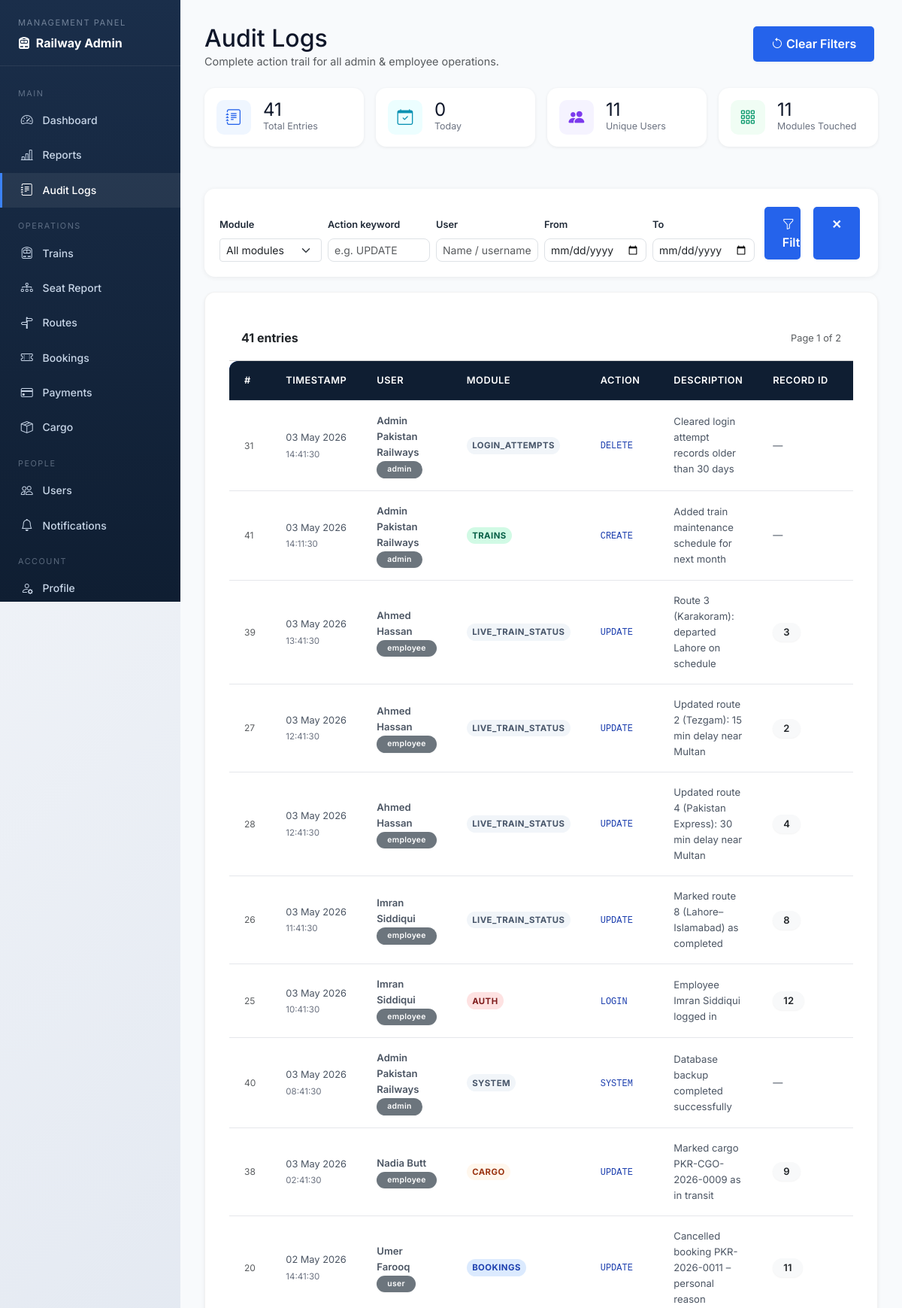
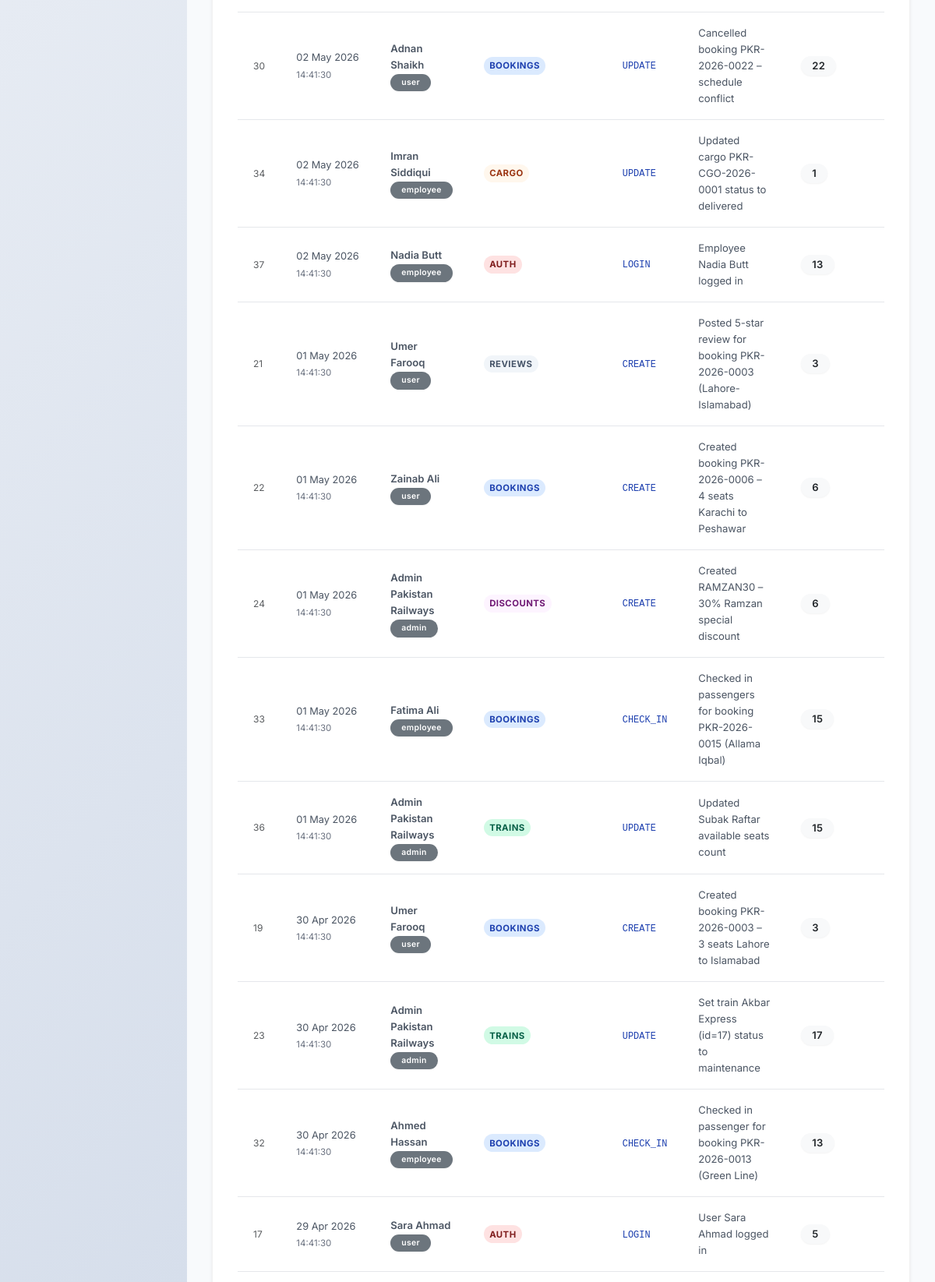
Page /audit-logs.php (signed in, upper part) on the committed database (2 pictures, top to bottom).
### tables this page shows
CREATE TABLE IF NOT EXISTS audit_logs (
    log_id       INT PRIMARY KEY AUTO_INCREMENT,
    user_id      INT,
    user_role    VARCHAR(20),
    action       VARCHAR(100) NOT NULL,
    module       VARCHAR(50)  NOT NULL,
    description  TEXT,
    old_value    TEXT,
    new_value    TEXT,
    record_id    INT,
    ip_address   VARCHAR(45),
    created_at   TIMESTAMP DEFAULT CURRENT_TIMESTAMP,
    INDEX idx_audit_user   (user_id, created_at),
    INDEX idx_audit_module (module, created_at),
    INDEX idx_audit_action (action, created_at)
);

CREATE TABLE IF NOT EXISTS users (
    user_id INT PRIMARY KEY AUTO_INCREMENT,
    username VARCHAR(50) UNIQUE NOT NULL,
    email VARCHAR(100) UNIQUE NOT NULL,
    password VARCHAR(255) NOT NULL,
    full_name VARCHAR(100) NOT NULL,
    phone VARCHAR(20),
    address TEXT,
    role ENUM('user', 'admin', 'employee') DEFAULT 'user',
    is_active BOOLEAN DEFAULT TRUE,
    created_at TIMESTAMP DEFAULT CURRENT_TIMESTAMP,
    updated_at TIMESTAMP DEFAULT CURRENT_TIMESTAMP ON UPDATE CURRENT_TIMESTAMP
);

### src/classes/Database.php (called while the page is built, shortened)
<?php
class Database {
    private $host = DB_HOST;
    private $db_name = DB_NAME;
    private $user = DB_USER;
    private $password = DB_PASS;
    private $port = DB_PORT;
    private $connection;
    public function connect() {
        $this->connection = new mysqli(
            $this->host,
            $this->user,
            $this->password,
            $this->db_name,
            $this->port
        );
        $this->connection->set_charset('utf8');
        return $this->connection;
    }
    private function ensureCancellationColumns(): void {
        $db = $this->connection->real_escape_string($this->db_name);
        $columns = [
            'cancellation_reason' => "ALTER TABLE bookings ADD COLUMN cancellation_reason VARCHAR(255) DEFAULT NULL",
            'cancellation_fee'    => "ALTER TABLE bookings ADD COLUMN cancellation_fee    DECIMAL(10,2) DEFAULT 0.00",
            'refund_amount'       => "ALTER TABLE bookings ADD COLUMN refund_amount       DECIMAL(10,2) DEFAULT 0.00",
            'cancelled_at'        => "ALTER TABLE bookings ADD COLUMN cancelled_at        DATETIME DEFAULT NULL",
        ];
        foreach ($columns as $col => $ddl) {
            $check = $this->connection->query(
                "SELECT 1 FROM information_schema.COLUMNS
                 WHERE TABLE_SCHEMA = '{$db}' AND TABLE_NAME = 'bookings' AND COLUMN_NAME = '{$col}'"
            );
            if ($check && $check->num_rows === 0) {
                $this->connection->query($ddl);
            }
        }
    }
    private function ensureNotificationColumns(): void {
        $db = $this->connection->real_escape_string($this->db_name);
        $columns = [
            'type'       => "ALTER TABLE notifications ADD COLUMN type       VARCHAR(30)  NOT NULL DEFAULT 'info'",
            'related_id' => "ALTER TABLE notifications ADD COLUMN related_id  INT          NOT NULL DEFAULT 0",
        ];
        foreach ($columns as $col => $ddl) {
            $check = $this->connection->query(
                "SELECT 1 FROM information_schema.COLUMNS
                 WHERE TABLE_SCHEMA = '{$db}' AND TABLE_NAME = 'notifications' AND COLUMN_NAME = '{$col}'"
            );
            if ($check && $check->num_rows === 0) {
                $this->connection->query($ddl);
            }
        }
    }
    public function select($query) {
        $result = $this->connection->query($query);
        $data = array();
        if ($result->num_rows > 0) {
            while ($row = $result->fetch_assoc()) {
                array_push($data, $row);
            }
            return $data;
        } else {
            return false;
        }
    }
    public function selectRow($query) {
        $result = $this->connection->query($query);
        if ($result && $result->num_rows > 0) {
            return $result->fetch_assoc();
        }
        return false;
    }
}
?>

### audit-logs.php (the view, shortened to what this page needs)
<?php
require_once 'config/database.php';
require_once 'src/classes/Database.php';
$db = new Database();
$db->connect();
$filter_module = trim($_GET['module'] ?? 'all');
$filter_action = trim($_GET['action'] ?? '');
$filter_user   = trim($_GET['user']   ?? '');
$date_from     = $_GET['date_from'] ?? '';
$date_to       = $_GET['date_to']   ?? '';
$page          = max(1, (int)($_GET['page'] ?? 1));
$per_page      = 30;
$offset        = ($page - 1) * $per_page;
$wheres = [];
$where_sql = $wheres ? 'WHERE ' . implode(' AND ', $wheres) : '';
$total_rows  = (int)($db->selectRow("SELECT COUNT(*) AS n FROM audit_logs al LEFT JOIN users u ON al.user_id = u.user_id {$where_sql}")['n'] ?? 0);
$total_pages = max(1, (int)ceil($total_rows / $per_page));
$logs = $db->select(
    "SELECT al.*, u.full_name, u.username
     FROM audit_logs al
     LEFT JOIN users u ON al.user_id = u.user_id
     {$where_sql}
     ORDER BY al.created_at DESC
     LIMIT {$per_page} OFFSET {$offset}"
) ?: [];
$kpi = $db->selectRow(
    "SELECT COUNT(*) AS total,
            SUM(DATE(created_at) = CURDATE()) AS today,
            COUNT(DISTINCT user_id) AS unique_users,
            COUNT(DISTINCT module)  AS modules_touched
     FROM audit_logs"
) ?? [];
require_once 'inc/header.php';
?>
<div class="adm-wrap">
<aside class="adm-sidebar">
    <div class="sb-brand">
        <span>Management Panel</span>
        <strong><i class="bi bi-train-front-fill me-1"></i> Railway Admin</strong>
    </div>
    <nav>
        <div class="sb-sep">Main</div>
        <a href="admin-dashboard.php"><i class="bi bi-speedometer2"></i> Dashboard</a>
        <a href="reports.php"><i class="bi bi-bar-chart-line"></i> Reports</a>
        <a href="audit-logs.php" class="active"><i class="bi bi-journal-text"></i> Audit Logs</a>
        <div class="sb-sep">Operations</div>
        <a href="manage-trains.php"><i class="bi bi-train-front"></i> Trains</a>
        <a href="train-seats-report.php"><i class="bi bi-diagram-3"></i> Seat Report</a>
        <a href="manage-routes.php"><i class="bi bi-signpost-split"></i> Routes</a>
        <a href="manage-bookings.php"><i class="bi bi-ticket-perforated"></i> Bookings</a>
        <a href="manage-payments.php"><i class="bi bi-credit-card"></i> Payments</a>
        <a href="cargo-shipments.php"><i class="bi bi-box-seam"></i> Cargo</a>
        <div class="sb-sep">People</div>
        <a href="manage-users.php"><i class="bi bi-people"></i> Users</a>
        <a href="notifications.php"><i class="bi bi-bell"></i> Notifications</a>
        <div class="sb-sep">Account</div>
        <a href="profile.php"><i class="bi bi-person-gear"></i> Profile</a>
    </nav>
</aside>
<main class="adm-main">
    <div class="d-flex justify-content-between align-items-start mb-4 flex-wrap gap-2">
        <div>
            <h2 class="fw-black mb-0" style="color:#0f172a;">Audit Logs</h2>
            <p class="text-muted mb-0" style="font-size:.9rem;">Complete action trail for all admin &amp; employee operations.</p>
        </div>
        <a href="audit-logs.php" class="btn btn-outline-secondary btn-sm"><i class="bi bi-arrow-counterclockwise me-1"></i>Clear Filters</a>
    </div>
    <div class="row g-3 mb-4">
        <?php
        $kpis = [
            ['Total Entries',    $kpi['total']           ?? 0, 'bi-journal-text',  '#2563eb', '#eff6ff'],
            ['Today',           $kpi['today']            ?? 0, 'bi-calendar-check','#0891b2', '#ecfeff'],
            ['Unique Users',    $kpi['unique_users']     ?? 0, 'bi-people-fill',   '#7c3aed', '#f5f3ff'],
            ['Modules Touched', $kpi['modules_touched']  ?? 0, 'bi-grid-3x3-gap', '#059669', '#f0fdf4'],
        ];
        foreach ($kpis as [$lbl, $val, $ico, $clr, $bg]):
        ?>
        <div class="col-lg-3 col-sm-6">
            <div class="card kpi-card p-3">
                <div class="d-flex align-items-center gap-3">
                    <div style="width:46px;height:46px;border-radius:10px;background:<?= $bg ?>;display:flex;align-items:center;justify-content:center;">
                        <i class="bi <?= $ico ?>" style="font-size:1.3rem;color:<?= $clr ?>;"></i>
                    </div>
                    <div>
                        <div class="fw-black" style="font-size:1.5rem;color:#0f172a;line-height:1;"><?= number_format($val) ?></div>
                        <div style="font-size:.78rem;color:#6b7280;"><?= $lbl ?></div>
                    </div>
                </div>
            </div>
        </div>
        <?php endforeach; ?>
    </div>
    <form method="GET" class="filter-bar">
        <div class="row g-2 align-items-end">
            <div class="col-md-2">
                <label class="form-label fw-semibold" style="font-size:.8rem;">Module</label>
                <select name="module" class="form-select form-select-sm">
                    <option value="all">All modules</option>
                </select>
            </div>
            <div class="col-md-2">
                <label class="form-label fw-semibold" style="font-size:.8rem;">Action keyword</label>
                <input type="text" name="action" class="form-control form-control-sm"
                       placeholder="e.g. UPDATE" value="<?= htmlspecialchars($filter_action) ?>">
            </div>
            <div class="col-md-2">
                <label class="form-label fw-semibold" style="font-size:.8rem;">User</label>
                <input type="text" name="user" class="form-control form-control-sm"
                       placeholder="Name / username" value="<?= htmlspecialchars($filter_user) ?>">
            </div>
            <div class="col-md-2">
                <label class="form-label fw-semibold" style="font-size:.8rem;">From</label>
                <input type="date" name="date_from" class="form-control form-control-sm" value="<?= htmlspecialchars($date_from) ?>">
            </div>
            <div class="col-md-2">
                <label class="form-label fw-semibold" style="font-size:.8rem;">To</label>
                <input type="date" name="date_to" class="form-control form-control-sm" value="<?= htmlspecialchars($date_to) ?>">
            </div>
            <div class="col-md-2 d-flex gap-2">
                <button type="submit" class="btn btn-primary btn-sm w-100"><i class="bi bi-funnel me-1"></i>Filter</button>
                <a href="audit-logs.php" class="btn btn-outline-secondary btn-sm">✕</a>
            </div>
        </div>
    </form>
    <div class="card shadow-sm" style="border-radius:14px;overflow:hidden;">
        <div class="card-header bg-white py-3 d-flex justify-content-between align-items-center">
            <span class="fw-bold"><?= number_format($total_rows) ?> entries <?= $filter_module !== 'all' || $filter_action || $filter_user ? '(filtered)' : '' ?></span>
            <span class="text-muted" style="font-size:.8rem;">Page <?= $page ?> of <?= $total_pages ?></span>
        </div>
        <div class="table-responsive">
            <table class="table table-hover mb-0 log-table">
                <thead>
                    <tr>
                        <th>#</th>
                        <th>Timestamp</th>
                        <th>User</th>
                        <th>Module</th>
                        <th>Action</th>
                        <th>Description</th>
                        <th>Record ID</th>
                        <th>Changes</th>
                    </tr>
                </thead>
                <tbody>
                <?php if (empty($logs)): ?>
                    <tr><td colspan="9" class="text-center py-5 text-muted">No audit entries found.</td></tr>
                <?php else: foreach ($logs as $log): ?>
                    <tr>
                        <td class="text-muted" style="font-size:.75rem;"><?= (int)$log['log_id'] ?></td>
                        <td style="white-space:nowrap;">
                            <span style="font-size:.8rem;"><?= date('d M Y', strtotime($log['created_at'])) ?></span><br>
                            <span style="font-size:.72rem;color:#6b7280;"><?= date('H:i:s', strtotime($log['created_at'])) ?></span>
                        </td>
                        <td>
                            <?php if ($log['full_name']): ?>
                                <span class="fw-semibold" style="font-size:.82rem;"><?= htmlspecialchars($log['full_name']) ?></span><br>
                                <span class="badge bg-secondary" style="font-size:.65rem;"><?= htmlspecialchars($log['user_role']) ?></span>
                            <?php else: ?>
                                <span class="text-muted">System / Guest</span>
                            <?php endif; ?>
                        </td>
                        <td>
                            <?php $mc = 'mod-' . strtolower($log['module']); ?>
                            <span class="mod-pill <?= in_array($mc, ['mod-bookings','mod-trains','mod-users','mod-routes','mod-payments','mod-cargo','mod-seats','mod-discounts','mod-auth']) ? $mc : 'mod-other' ?>">
                                <?= htmlspecialchars($log['module']) ?>
                            </span>
                        </td>
                        <td><code style="font-size:.75rem;color:#1e40af;"><?= htmlspecialchars($log['action']) ?></code></td>
                        <td style="max-width:280px;" title="<?= htmlspecialchars($log['description']) ?>">
                            <?= htmlspecialchars(mb_strimwidth($log['description'] ?? '', 0, 80, '…')) ?>
                        </td>
                        <td><?= $log['record_id'] ? '<span class="badge bg-light text-dark">' . (int)$log['record_id'] . '</span>' : '—' ?></td>
                        <td>
                        </td>
                    </tr>
                <?php endforeach; endif; ?>
                </tbody>
            </table>
        </div>
    </div>
</main>
</div>
<?php require_once 'inc/footer.php'; ?>

### rows in the picture
audit_logs: log_id "31", created_at "03 May 2026", created_at "14:41:30", user.full_name "Admin Pakistan Railways", user_role "admin", module "LOGIN_ATTEMPTS", action "DELETE", description "Cleared login attempt records older than 30 days"
audit_logs: log_id "41", created_at "03 May 2026", created_at "14:11:30", user.full_name "Admin Pakistan Railways", user_role "admin", module "TRAINS", action "CREATE", description "Added train maintenance schedule for next month"
audit_logs: log_id "39", created_at "03 May 2026", created_at "13:41:30", user.full_name "Ahmed Hassan", user_role "employee", module "LIVE_TRAIN_STATUS", action "UPDATE", description "Route 3 (Karakoram): departed Lahore on schedule", record "3"
audit_logs: log_id "27", created_at "03 May 2026", created_at "12:41:30", user.full_name "Ahmed Hassan", user_role "employee", module "LIVE_TRAIN_STATUS", action "UPDATE", description "Updated route 2 (Tezgam): 15 min delay near Multan", record "2"
audit_logs: log_id "28", created_at "03 May 2026", created_at "12:41:30", user.full_name "Ahmed Hassan", user_role "employee", module "LIVE_TRAIN_STATUS", action "UPDATE", description "Updated route 4 (Pakistan Express): 30 min delay near Multan", record "4"
audit_logs: log_id "26", created_at "03 May 2026", created_at "11:41:30", user.full_name "Imran Siddiqui", user_role "employee", module "LIVE_TRAIN_STATUS", action "UPDATE", description "Marked route 8 (Lahore–Islamabad) as completed", record "8"
audit_logs: log_id "25", created_at "03 May 2026", created_at "10:41:30", user.full_name "Imran Siddiqui", user_role "employee", module "AUTH", action "LOGIN", description "Employee Imran Siddiqui logged in", record "12"
audit_logs: log_id "40", created_at "03 May 2026", created_at "08:41:30", user.full_name "Admin Pakistan Railways", user_role "admin", module "SYSTEM", action "SYSTEM", description "Database backup completed successfully"
audit_logs: log_id "38", created_at "03 May 2026", created_at "02:41:30", user.full_name "Nadia Butt", user_role "employee", module "CARGO", action "UPDATE", description "Marked cargo PKR-CGO-2026-0009 as in transit", record "9"
audit_logs: log_id "20", created_at "02 May 2026", created_at "14:41:30", user.full_name "Umer Farooq", user_role "user", module "BOOKINGS", action "UPDATE", description "Cancelled booking PKR-2026-0011 – personal reason", record "11"
audit_logs: log_id "30", created_at "02 May 2026", created_at "14:41:30", user.full_name "Adnan Shaikh", user_role "user", module "BOOKINGS", action "UPDATE", description "Cancelled booking PKR-2026-0022 – schedule conflict", record "22"
audit_logs: log_id "34", created_at "02 May 2026", created_at "14:41:30", user.full_name "Imran Siddiqui", user_role "employee", module "CARGO", action "UPDATE", description "Updated cargo PKR-CGO-2026-0001 status to delivered", record "1"
audit_logs: log_id "37", created_at "02 May 2026", created_at "14:41:30", user.full_name "Nadia Butt", user_role "employee", module "AUTH", action "LOGIN", description "Employee Nadia Butt logged in", record "13"
audit_logs: log_id "21", created_at "01 May 2026", created_at "14:41:30", user.full_name "Umer Farooq", user_role "user", module "REVIEWS", action "CREATE", description "Posted 5-star review for booking PKR-2026-0003 (Lahore-Islamabad)", record "3"
audit_logs: log_id "22", created_at "01 May 2026", created_at "14:41:30", user.full_name "Zainab Ali", user_role "user", module "BOOKINGS", action "CREATE", description "Created booking PKR-2026-0006 – 4 seats Karachi to Peshawar", record "6"
audit_logs: log_id "24", created_at "01 May 2026", created_at "14:41:30", user.full_name "Admin Pakistan Railways", user_role "admin", module "DISCOUNTS", action "CREATE", description "Created RAMZAN30 – 30% Ramzan special discount", record "6"
audit_logs: log_id "33", created_at "01 May 2026", created_at "14:41:30", user.full_name "Fatima Ali", user_role "employee", module "BOOKINGS", action "CHECK_IN", description "Checked in passengers for booking PKR-2026-0015 (Allama Iqbal)", record "15"
audit_logs: log_id "36", created_at "01 May 2026", created_at "14:41:30", user.full_name "Admin Pakistan Railways", user_role "admin", module "TRAINS", action "UPDATE", description "Updated Subak Raftar available seats count", record "15"
audit_logs: log_id "19", created_at "30 Apr 2026", created_at "14:41:30", user.full_name "Umer Farooq", user_role "user", module "BOOKINGS", action "CREATE", description "Created booking PKR-2026-0003 – 3 seats Lahore to Islamabad", record "3"
audit_logs: log_id "23", created_at "30 Apr 2026", created_at "14:41:30", user.full_name "Admin Pakistan Railways", user_role "admin", module "TRAINS", action "UPDATE", description "Set train Akbar Express (id=17) status to maintenance", record "17"
audit_logs: log_id "32", created_at "30 Apr 2026", created_at "14:41:30", user.full_name "Ahmed Hassan", user_role "employee", module "BOOKINGS", action "CHECK_IN", description "Checked in passenger for booking PKR-2026-0013 (Green Line)", record "13"
audit_logs: log_id "17", created_at "29 Apr 2026", created_at "14:41:30", user.full_name "Sara Ahmad", user_role "user", module "AUTH", action "LOGIN", description "User Sara Ahmad logged in", record "5"

### other values in the picture
$val "41"
$lbl "Total Entries"
$val "0"
$lbl "Today"
$val "11"
$lbl "Unique Users"
$lbl "Modules Touched"
$total_rows "41"
$page "1"
$total_pages "2"
